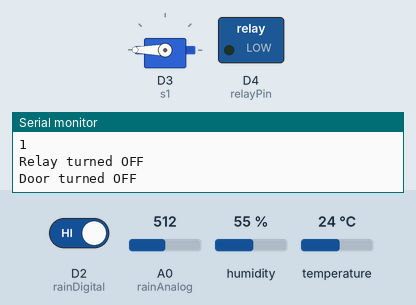
Recording of a sketch running on a simulated ESP8266 (NodeMCU). Parts: servo, switched loads named in the sketch (green lamp = pin HIGH), the last lines printed to the serial monitor. Inputs (shaded band) come from the test bench; at power-on: temperature 24 °C, D2 (rainDigital) HIGH, A0 (rainAnalog) = 512, humidity 55 %. WiFi joins after 1.5 s; servers stay silent unless stated; the Firebase database answers and starts empty.

Above: at 2.7 s.
2.8 s: temperature set to 34 °C
7.2 s: temperature set to 37 °C
At 9.9 s:
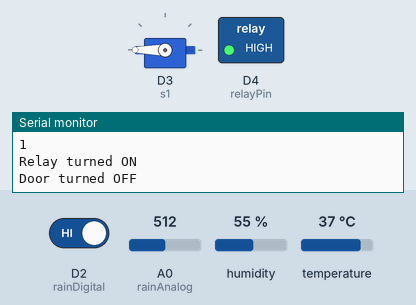
11.1 s: D2 (rainDigital) driven LOW
At 13.8 s:
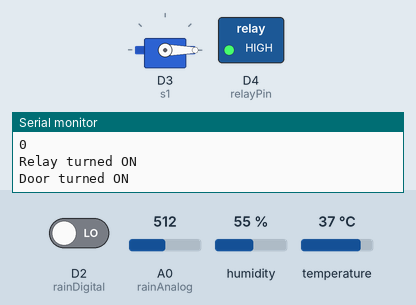
14.8 s: temperature set to 12 °C
At 17.6 s:
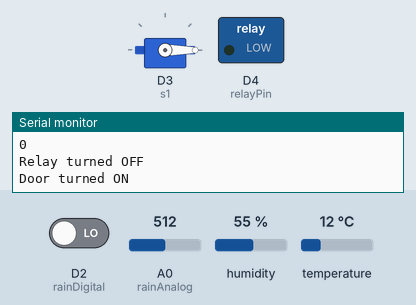
18.5 s: temperature set to 41 °C
At 21.4 s:
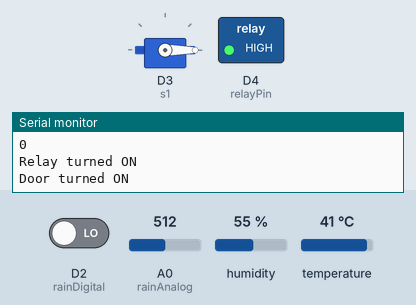
22.1 s: temperature set to 19 °C
At 25.3 s:
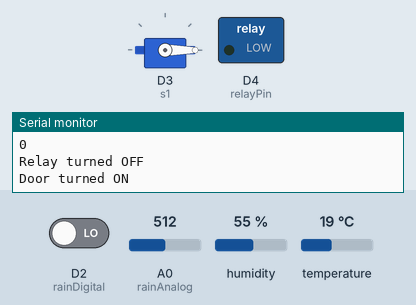
Timing chart, 0 to 26.8 s (numbered marks = the images above; inputs shaded):
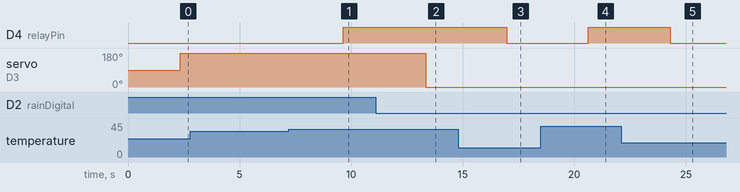

Measured:
- the behaviour switches between 35 and 36 °C on temperature (found by bisection; images 0 and 1)
- after the input at 7.2 s, D4 (relayPin): LOW → HIGH after 2.4 s
- after the input at 11.1 s, servo on D3 (s1): 180° → 0° after 2.2 s
- after the input at 14.8 s, D4 (relayPin): HIGH → LOW after 2.2 s
- after the input at 18.5 s, D4 (relayPin): LOW → HIGH after 2.1 s
- after the input at 22.1 s, D4 (relayPin): HIGH → LOW after 2.2 s

The sketch:

sketch_sep13a_IOT.ino
```cpp
#include <Adafruit_Sensor.h>
#include <DHT.h>
#include <Servo.h>
#include <ESP8266WiFi.h>
#include <FirebaseArduino.h>

Servo s1;
#define rainAnalog A0
#define rainDigital D2
#define relayPin D4

bool rainkey;
bool tempkey;

#define FIREBASE_HOST "iot1-7c15f-default-rtdb.firebaseio.com"
#define FIREBASE_AUTH "aRv9sDHiCIvOhL0f78DJNAm1e6DRkSEQKolGiXNe"
#define WIFI_SSID "DINAL"
#define WIFI_PASSWORD "1234567890"

#define DHTPIN D5
#define DHTTYPE DHT11
DHT dht(DHTPIN, DHTTYPE);

void setup() {
  s1.attach(D3);
  Serial.begin(9600);
  dht.begin();
  pinMode(rainDigital, INPUT);
  pinMode(relayPin, OUTPUT);
  WiFi.begin(WIFI_SSID, WIFI_PASSWORD);
  Serial.print("Connecting");
  while (WiFi.status() != WL_CONNECTED) {
    Serial.print(".");
    delay(500);
  }
  Serial.println();
  Serial.println("Connected.");
  Serial.println(WiFi.localIP());
  Firebase.begin(FIREBASE_HOST, FIREBASE_AUTH);
}

void loop() {
  int rainAnalogVal = analogRead(rainAnalog);
  int rainDigitalVal = digitalRead(rainDigital);

  float temp = dht.readTemperature();
  // if (isnan(temp)) {
  //   Serial.println(F("Failed to read from DHT sensor!"));
  //   return;
  // }

  // // Read rainkey and tempkey values from Firebase
  // Firebase.getBool("/switches/rainkey", rainkey);
  // Firebase.getBool("/switches/tempkey", tempkey);
  // Read rainkey and tempkey values from Firebase
  rainkey = Firebase.getBool("/switches/rainkey");
  tempkey = Firebase.getBool("/switches/tempkey");
  if (Firebase.failed()) {
    Serial.println(F("Firebase error"));
    return;
  }
  //set values in firebase
  Firebase.setFloat("/values/Temp", temp);
  Firebase.setFloat("/values/rainDigitalVal", rainDigitalVal);
  Firebase.setFloat("/values/rainAnalogVal", rainAnalogVal);
  // Print sensor values to Serial Monitor
  Serial.println(F("Temperature: "));
  Serial.print(temp);
  Serial.println(" °C");
  Serial.print("\n");
  Serial.println(F("Rain Detection Analog Value: "));
  Serial.print(rainAnalogVal);
  Serial.print("\n");
  Serial.println(F("Rain Detection Digital Value: "));
  Serial.println(rainDigitalVal);

  // Relay Control
  if (rainkey || temp > 35) {
    digitalWrite(relayPin, HIGH);
    Serial.println("Relay turned ON");
  } else {
    digitalWrite(relayPin, LOW);
    Serial.println("Relay turned OFF");
  }

  // Servo Control
  if (tempkey || rainDigitalVal == 0) {
    Serial.println("Door turned ON");
    s1.write(0);
  } else {
    Serial.println("Door turned OFF");
    s1.write(180);
  }

  delay(1000);
}
```
